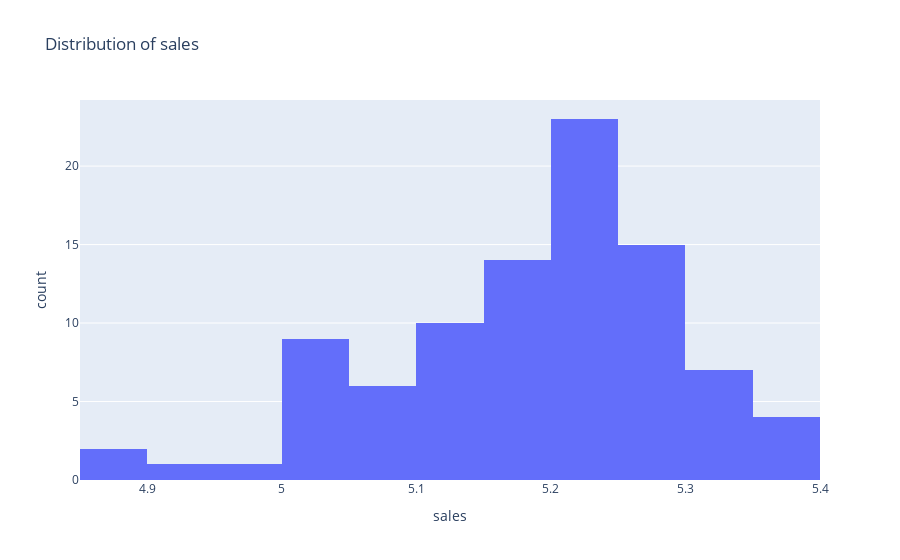
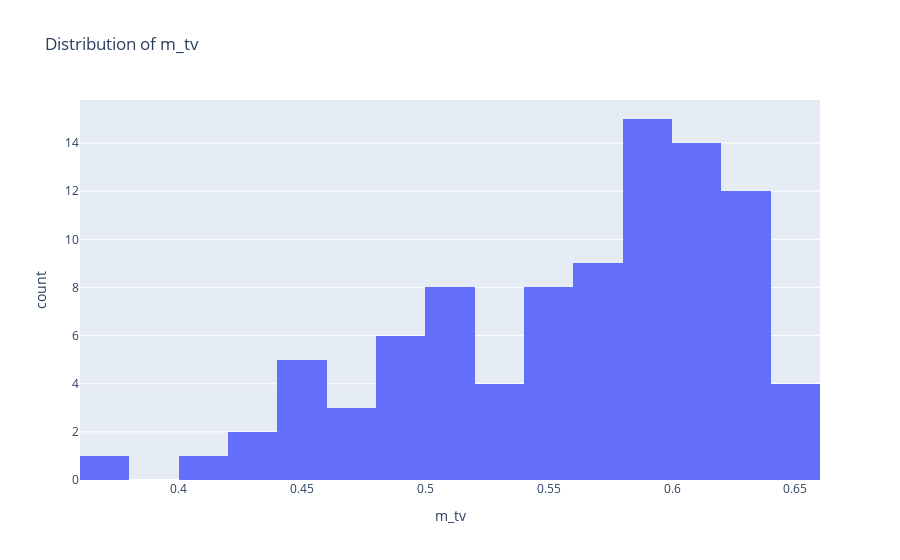
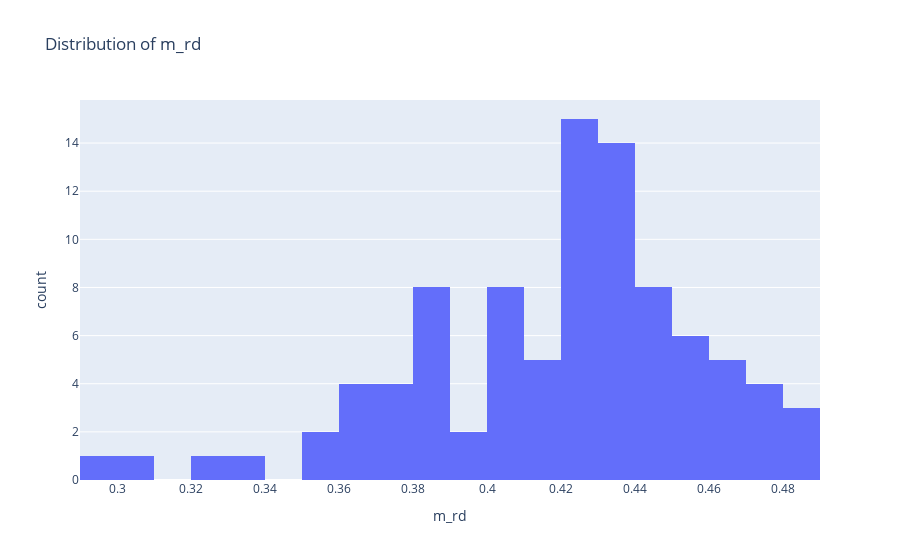
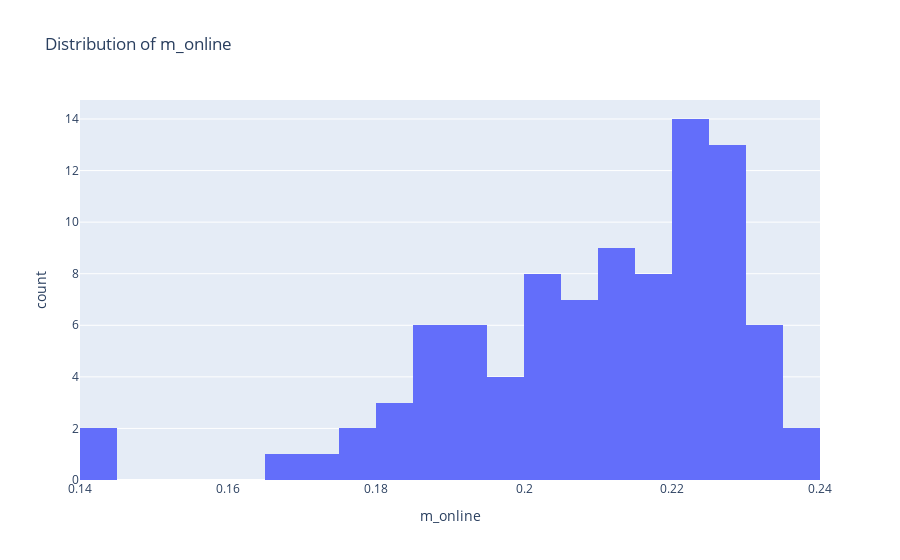

Notebook code cell kept with these figures, in order:
### Code cell
import plotly.express as px

num_cols = ['sales','m_tv','m_rd','m_online','price','promo']

for col in num_cols:
    fig = px.histogram(df, x=col, nbins=20, title=f'Distribution of {col}')
    fig.show()

### Figure 1 — Plotly figure (JSON) as saved in the notebook; plotly's stock layout.template omitted (floating-point values rounded to 4 significant figures)
{"data": [{"bingroup": "x", "hovertemplate": "sales=%{x}<br>count=%{y}<extra></extra>", "legendgroup": "", "marker": {"color": "#636efa", "pattern": {"shape": ""}}, "name": "", "nbinsx": 20, "orientation": "v", "showlegend": false, "type": "histogram", "x": [5.206, 5.385, 5.23, 5.078, 5.216, 5.269, 5.326, 5.266, 5.252, 5.202, 5.042, 4.895, 5.174, 5.208, 5.228, 5.123, 5.219, 5.138, 5.281, 5.354, 5.289, 5.281, 5.088, 5.007, 5.191, 5.01, 5.118, 5.122, 5.206, 5.184, 5.207, 5.19, 5.296, 5.197, 5.18, 5.103, 5.048, 5.161, 5.201, 5.357, 5.21, 5.077, 5.132, 4.857, 5.039, 5.321, 5.283, 5.238, 5.198, 5.058, 5.11, 5.216, 5.23, 5.201, 5.274, 5.316, 5.173, 5.289, 5.332, 5.243, 5.104, 5.251, 4.969, 5.114, 5.155, 5.285, 5.27, 5.241, 5.082, 5.305, 5.343, 5.363, 5.218, 5.157, 5.019, 5.031, 5.265, 5.2, 5.196, 5.128, 5.174, 5.031, 5.087, 5.224, 5.281, 5.164, 5.219, 4.912, 5.04, 5.231, 5.234, 5.337], "xaxis": "x", "yaxis": "y"}], "layout": {"barmode": "relative", "legend": {"tracegroupgap": 0}, "title": {"text": "Distribution of sales"}, "xaxis": {"anchor": "y", "domain": [0, 1], "title": {"text": "sales"}}, "yaxis": {"anchor": "x", "domain": [0, 1], "title": {"text": "count"}}}}

### Figure 2 — Plotly figure (JSON) as saved in the notebook; plotly's stock layout.template omitted (floating-point values rounded to 4 significant figures)
{"data": [{"bingroup": "x", "hovertemplate": "m_tv=%{x}<br>count=%{y}<extra></extra>", "legendgroup": "", "marker": {"color": "#636efa", "pattern": {"shape": ""}}, "name": "", "nbinsx": 20, "orientation": "v", "showlegend": false, "type": "histogram", "x": [0.5968, 0.6188, 0.6065, 0.5473, 0.4697, 0.5677, 0.6326, 0.6404, 0.6253, 0.5964, 0.5133, 0.3666, 0.4948, 0.611, 0.6291, 0.594, 0.5749, 0.5821, 0.6121, 0.6414, 0.6398, 0.5871, 0.467, 0.4308, 0.4974, 0.5241, 0.5527, 0.5828, 0.6022, 0.5766, 0.5416, 0.5662, 0.5899, 0.5556, 0.5041, 0.4582, 0.4927, 0.5934, 0.6318, 0.6288, 0.615, 0.5885, 0.5165, 0.4241, 0.5189, 0.6164, 0.6359, 0.608, 0.5612, 0.5038, 0.5058, 0.5797, 0.6187, 0.6347, 0.6154, 0.4937, 0.4527, 0.5861, 0.6357, 0.6355, 0.6023, 0.5256, 0.4503, 0.476, 0.5539, 0.5852, 0.6034, 0.6141, 0.5968, 0.5752, 0.5634, 0.5928, 0.5589, 0.4411, 0.4001, 0.4449, 0.5359, 0.5996, 0.5976, 0.5524, 0.5155, 0.509, 0.5332, 0.6024, 0.6447, 0.6279, 0.5652, 0.4808, 0.4812, 0.5585, 0.6343, 0.657], "xaxis": "x", "yaxis": "y"}], "layout": {"barmode": "relative", "legend": {"tracegroupgap": 0}, "title": {"text": "Distribution of m_tv"}, "xaxis": {"anchor": "y", "domain": [0, 1], "title": {"text": "m_tv"}}, "yaxis": {"anchor": "x", "domain": [0, 1], "title": {"text": "count"}}}}

### Figure 3 — Plotly figure (JSON) as saved in the notebook; plotly's stock layout.template omitted (floating-point values rounded to 4 significant figures)
{"data": [{"bingroup": "x", "hovertemplate": "m_rd=%{x}<br>count=%{y}<extra></extra>", "legendgroup": "", "marker": {"color": "#636efa", "pattern": {"shape": ""}}, "name": "", "nbinsx": 20, "orientation": "v", "showlegend": false, "type": "histogram", "x": [0.471, 0.4827, 0.4685, 0.4522, 0.4345, 0.4338, 0.43, 0.4457, 0.4265, 0.3636, 0.3548, 0.3859, 0.4317, 0.4544, 0.4531, 0.4323, 0.4181, 0.4223, 0.4207, 0.4525, 0.4592, 0.4391, 0.3896, 0.361, 0.3875, 0.4291, 0.442, 0.4219, 0.3864, 0.3203, 0.3556, 0.3756, 0.4176, 0.4208, 0.4055, 0.3843, 0.363, 0.3879, 0.3709, 0.4138, 0.4242, 0.425, 0.3971, 0.3317, 0.382, 0.4317, 0.4417, 0.3893, 0.3071, 0.2949, 0.3764, 0.4274, 0.444, 0.4277, 0.4328, 0.4469, 0.44, 0.461, 0.4748, 0.4618, 0.4348, 0.4073, 0.3643, 0.4195, 0.4638, 0.4744, 0.4613, 0.4252, 0.4027, 0.4129, 0.454, 0.4807, 0.485, 0.4719, 0.4471, 0.4312, 0.4301, 0.4493, 0.4329, 0.4235, 0.4329, 0.409, 0.4081, 0.394, 0.4261, 0.4317, 0.4269, 0.4005, 0.379, 0.4037, 0.4066, 0.4313], "xaxis": "x", "yaxis": "y"}], "layout": {"barmode": "relative", "legend": {"tracegroupgap": 0}, "title": {"text": "Distribution of m_rd"}, "xaxis": {"anchor": "y", "domain": [0, 1], "title": {"text": "m_rd"}}, "yaxis": {"anchor": "x", "domain": [0, 1], "title": {"text": "count"}}}}

### Figure 4 — Plotly figure (JSON) as saved in the notebook; plotly's stock layout.template omitted (floating-point values rounded to 4 significant figures)
{"data": [{"bingroup": "x", "hovertemplate": "m_online=%{x}<br>count=%{y}<extra></extra>", "legendgroup": "", "marker": {"color": "#636efa", "pattern": {"shape": ""}}, "name": "", "nbinsx": 20, "orientation": "v", "showlegend": false, "type": "histogram", "x": [0.2274, 0.2262, 0.2102, 0.1975, 0.2003, 0.223, 0.233, 0.2226, 0.2012, 0.1884, 0.1861, 0.173, 0.19, 0.2072, 0.206, 0.2058, 0.1996, 0.2025, 0.1912, 0.2103, 0.2144, 0.1847, 0.1425, 0.167, 0.2041, 0.222, 0.224, 0.2214, 0.2129, 0.2071, 0.2242, 0.2287, 0.2352, 0.2293, 0.2133, 0.1934, 0.187, 0.1786, 0.2123, 0.2267, 0.2277, 0.2178, 0.199, 0.2038, 0.2171, 0.2274, 0.2261, 0.2074, 0.1878, 0.207, 0.213, 0.2239, 0.2306, 0.2267, 0.2279, 0.2244, 0.2105, 0.1919, 0.1936, 0.1932, 0.1881, 0.1781, 0.1972, 0.2176, 0.2307, 0.2365, 0.2205, 0.2007, 0.1838, 0.2118, 0.2233, 0.2341, 0.226, 0.2093, 0.1848, 0.1437, 0.1851, 0.2164, 0.2321, 0.2329, 0.2178, 0.2047, 0.2001, 0.2154, 0.2218, 0.2236, 0.2278, 0.2168, 0.219, 0.2205, 0.2231, 0.2274], "xaxis": "x", "yaxis": "y"}], "layout": {"barmode": "relative", "legend": {"tracegroupgap": 0}, "title": {"text": "Distribution of m_online"}, "xaxis": {"anchor": "y", "domain": [0, 1], "title": {"text": "m_online"}}, "yaxis": {"anchor": "x", "domain": [0, 1], "title": {"text": "count"}}}}
